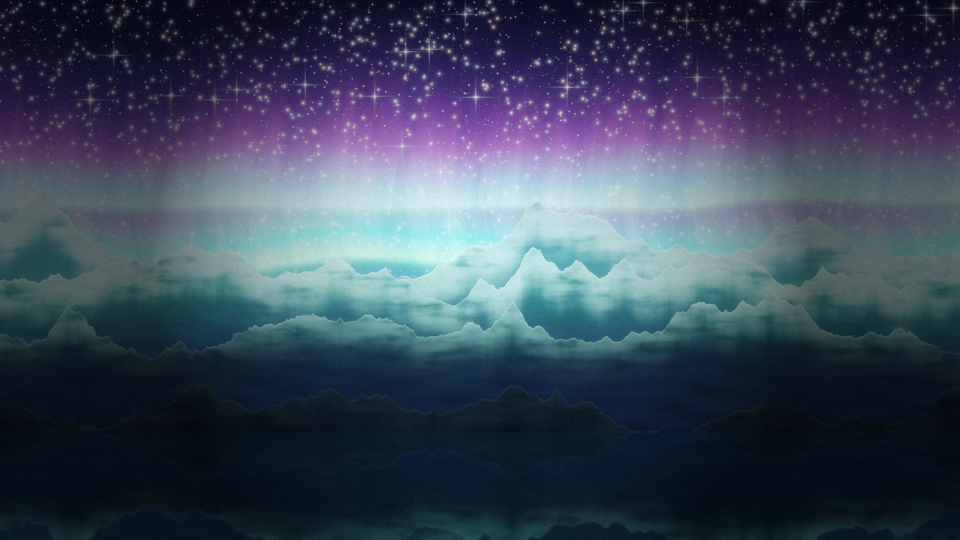
#> input picture branding/wallpapers/aurora.jpg, 1920 x 1080 px (shown at 1/2 size)
$ python -i lib.py   (imports and definitions only)
#> lines starting #> are read from the running program, lines starting #| are printed output that depends on the picture
"""AyazOS branding: shared numpy rendering helpers (run inside the VM)."""
import os, sys, math
import numpy as np
from PIL import Image
from scipy import ndimage as ndi

SCALE = float(os.environ.get("SCALE", "1.0"))
W = int(round(3840 * SCALE)); H = int(round(2160 * SCALE))
U = H / 2160.0                      # pixel unit (1.0 == 4K pixel)
OUT = os.environ.get("OUT", os.path.expanduser("~/brand/out"))
PREV = SCALE < 1.0

# [4 lines left out: function outpath, not called in this run]

# ---------------------------------------------------------------- noise
_GT = np.array([(1,0),(-1,0),(0,1),(0,-1),(.7071,.7071),(-.7071,.7071),(.7071,-.7071),(-.7071,-.7071)], np.float32)

# [42 lines left out: functions _hash, gnoise, fbm, grid, not called in this run]

def half():  # working-res size for smooth fields
    return max(W // 2, 8), max(H // 2, 8)

def resize(a, w, h, resample=Image.BICUBIC):
    if a.ndim == 2:
        return np.asarray(Image.fromarray(a.astype(np.float32), "F").resize((w, h), resample))
    return np.stack([resize(a[..., c], w, h, resample) for c in range(a.shape[2])], -1)

def up(a):  # half-res field -> full-res
    return resize(a, W, H)

def blur(a, sigma):
    if sigma < 0.3: return a
    a = a.astype(np.float32)
    f = int(sigma // 3)
    sig = (sigma, sigma, 0) if a.ndim == 3 else (sigma, sigma)
    if f < 2:
        return ndi.gaussian_filter(a, sig, mode="nearest")
    h, w = a.shape[:2]
    sm = resize(a, max(w // f, 2), max(h // f, 2), Image.BOX)
    sm = ndi.gaussian_filter(sm, (sigma / f, sigma / f, 0) if a.ndim == 3 else (sigma / f,) * 2, mode="nearest")
    return resize(sm, w, h, Image.BICUBIC)

def smoothstep(a, b, x):
    t = np.clip((x - a) / (b - a), 0, 1)
    return t * t * (3 - 2 * t)

def mix(a, b, t):
    return a + (b - a) * t

# [6 lines left out: function ramp, not called in this run]

def hexc(h):
    h = h.lstrip("#"); return tuple(int(h[i:i+2], 16) / 255 for i in (0, 2, 4))

# ---------------------------------------------------------------- stars
# [44 lines left out: functions splat, spikes, not called in this run]

def bloom(img, k=1.0, thresh=0.0):
    b = np.maximum(img - thresh, 0)
    r = (blur(b, 6 * U) * 0.30 + blur(b, 22 * U) * 0.30 + blur(b, 70 * U) * 0.30 + blur(b, 220 * U) * 0.25)
    return img + r * k

# [4 lines left out: function tonemap, not called in this run]

def srgb(x):
    x = np.clip(x, 0, 1)
    return np.where(x <= 0.0031308, 12.92 * x, 1.055 * np.power(x, 1 / 2.4) - 0.055)

# [52 lines left out: functions grain_dither, vignette, save_jpg, finish, bg_stars, not called in this run]

>>> import cv2
>>> picture = cv2.imread('../wallpapers/aurora.jpg', cv2.IMREAD_GRAYSCALE)
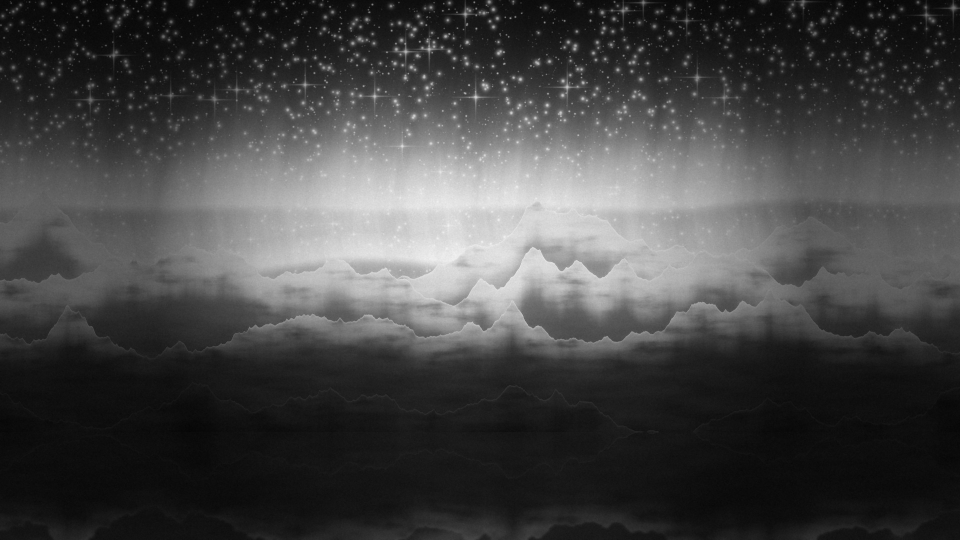
#> picture: shape (1080, 1920) (shown at 1/2 size); min 3, max 245, mean 68.6
>>> result = bloom(picture)
#> in resize, `return np.asarray(Image.fromarray(a.astype(np.float32), "F").resize((w..`:
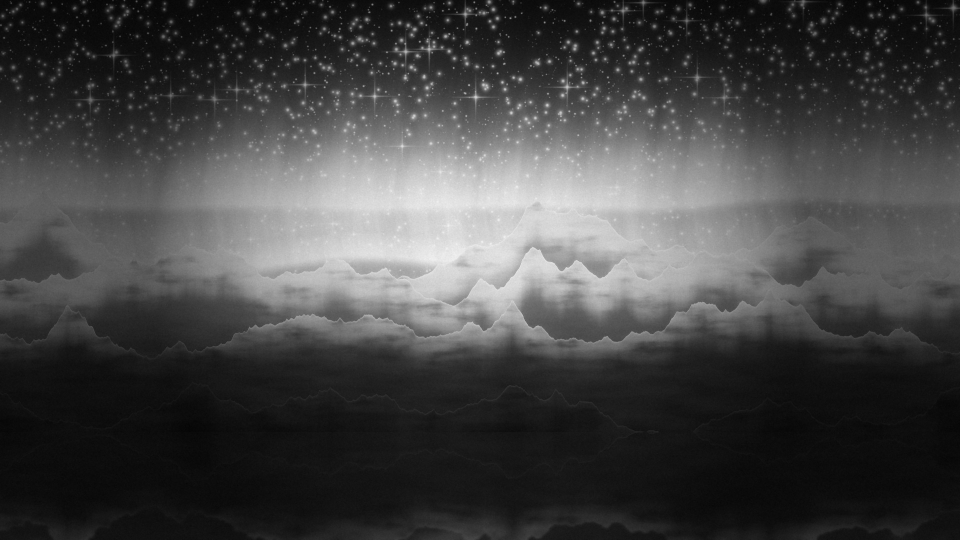
#> returned value: shape (540, 960) float32; min 5, max 241.2, mean 68.6
#> call 2 of blur, with sigma = 22
#> in blur (call 2), `sm = ndi.gaussian_filter(sm, (sigma / f, sigma / f, 0) if a.ndim == 3 ..`:
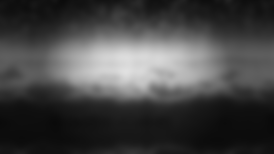
#> sm: shape (154, 274) float32; min 10.35, max 224.6, mean 68.6
#> in resize (call 8), `return np.asarray(Image.fromarray(a.astype(np.float32), "F").resize((w..`:
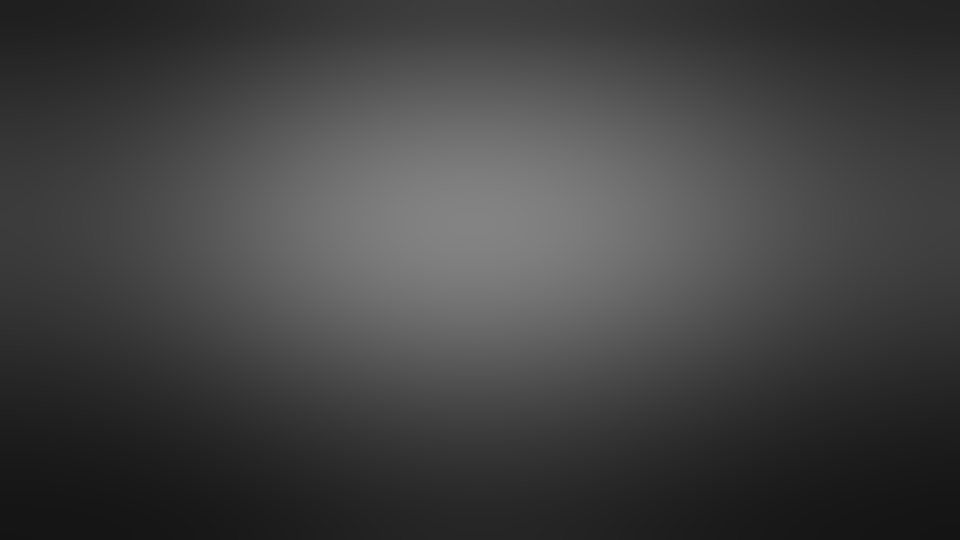
#> returned value: shape (1080, 1920) float32 (shown at 1/2 size); min 20.71, max 131.5, mean 66.1

$ run again, on branding/wallpapers/black-hole.jpg
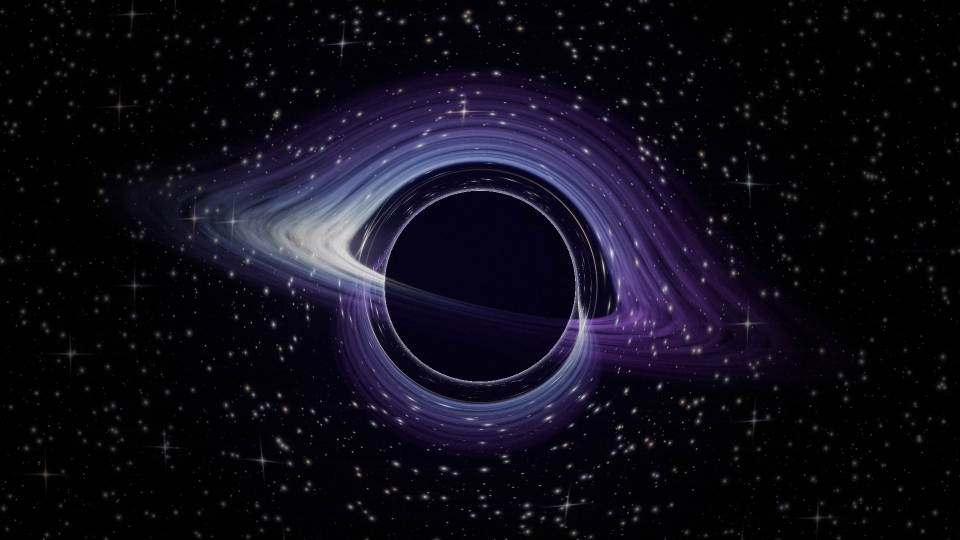
#> input picture branding/wallpapers/black-hole.jpg, 1920 x 1080 px (shown at 1/2 size)
#> sm: shape (154, 274) float32
#> sm: shape (46, 83) float32
#> in resize (call 8), `return np.asarray(Image.fromarray(a.astype(np.float32), "F").resize((w..`:
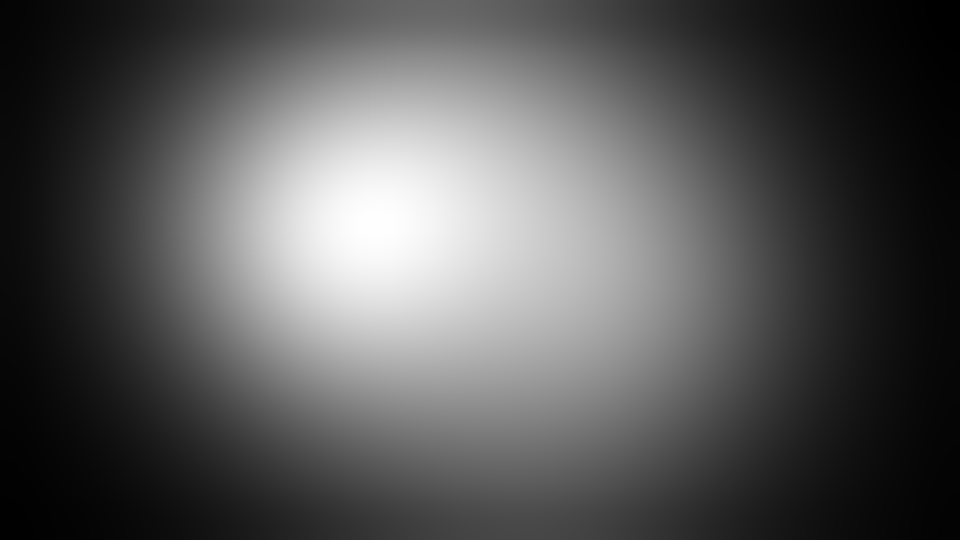
#> returned value: shape (1080, 1920) float32 (shown at 1/2 size); min 2.33, max 37.1, mean 14.3; drawn with min black and max white
#> in bloom, `return img + r * k`:
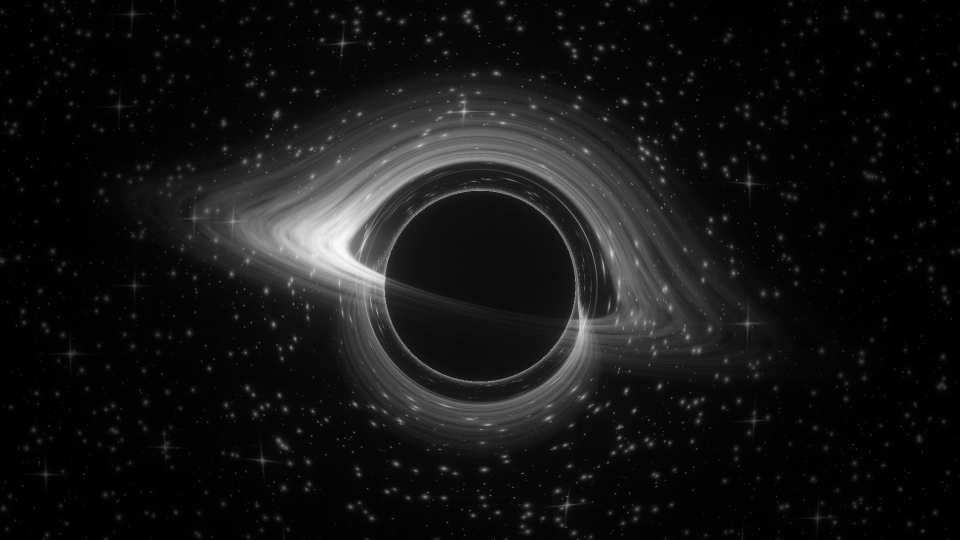
#> returned value: shape (1080, 1920) float32 (shown at 1/2 size); min 1.38, max 371.7, mean 32.1; drawn with min black and max white

$ run again, on branding/wallpapers/comet-galaxies.jpg
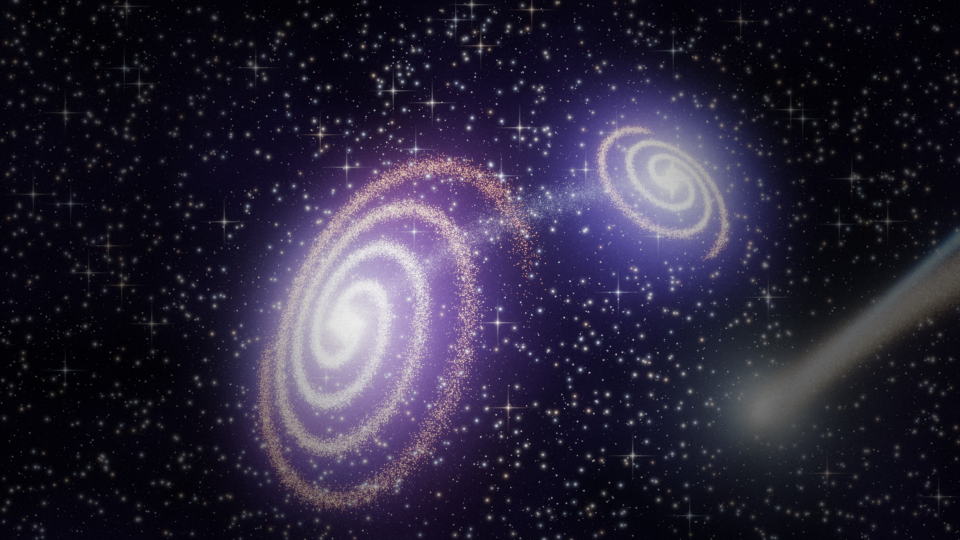
#> input picture branding/wallpapers/comet-galaxies.jpg, 1920 x 1080 px (shown at 1/2 size)
#> sm: shape (154, 274) float32
#> sm: shape (46, 83) float32
#> in resize (call 8), `return np.asarray(Image.fromarray(a.astype(np.float32), "F").resize((w..`:
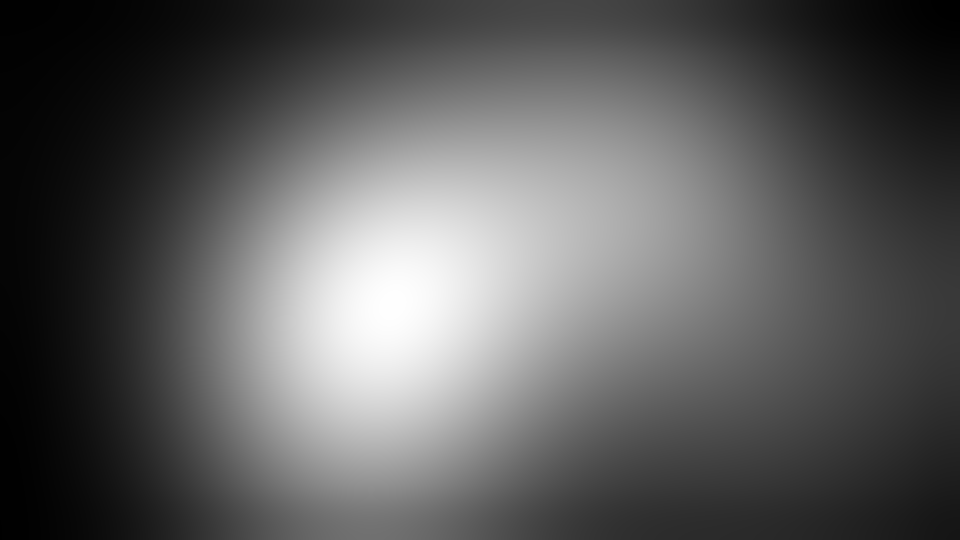
#> returned value: shape (1080, 1920) float32 (shown at 1/2 size); min 8.86, max 94.66, mean 40; drawn with min black and max white
#> in bloom, `return img + r * k`:
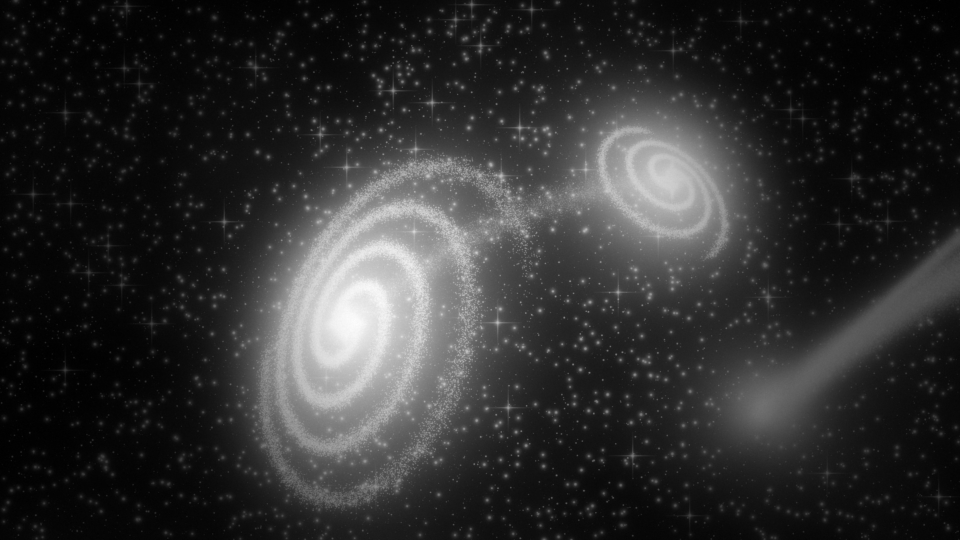
#> returned value: shape (1080, 1920) float32 (shown at 1/2 size); min 5.11, max 457.2, mean 90.3; drawn with min black and max white

$ run again, on branding/wallpapers/crystal.jpg
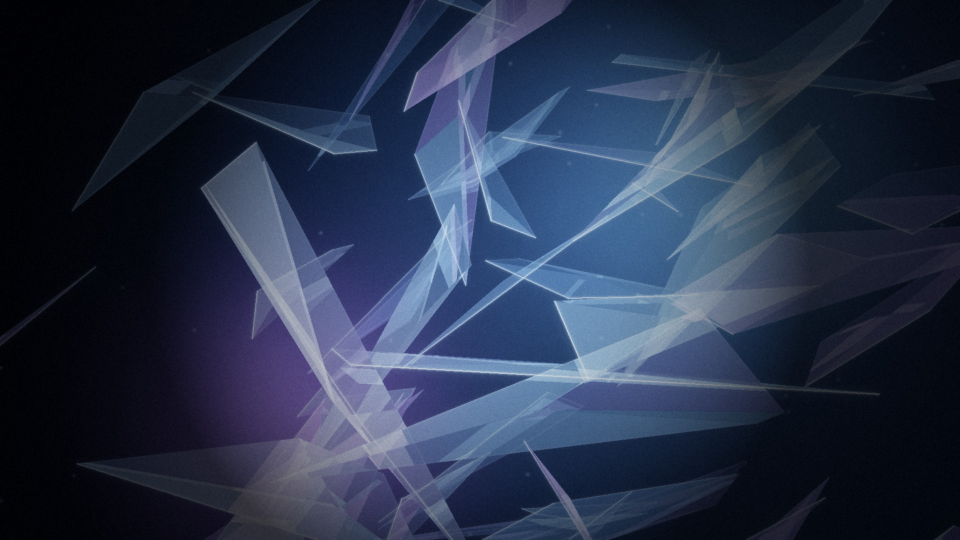
#> input picture branding/wallpapers/crystal.jpg, 1920 x 1080 px (shown at 1/2 size)
#> in blur (call 2), `sm = ndi.gaussian_filter(sm, (sigma / f, sigma / f, 0) if a.ndim == 3 ..`:
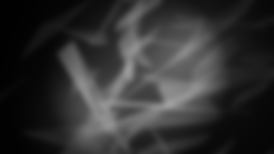
#> sm: shape (154, 274) float32; min 1.32, max 159.9, mean 49.2
#> sm: shape (46, 83) float32
#> in bloom, `return img + r * k`:
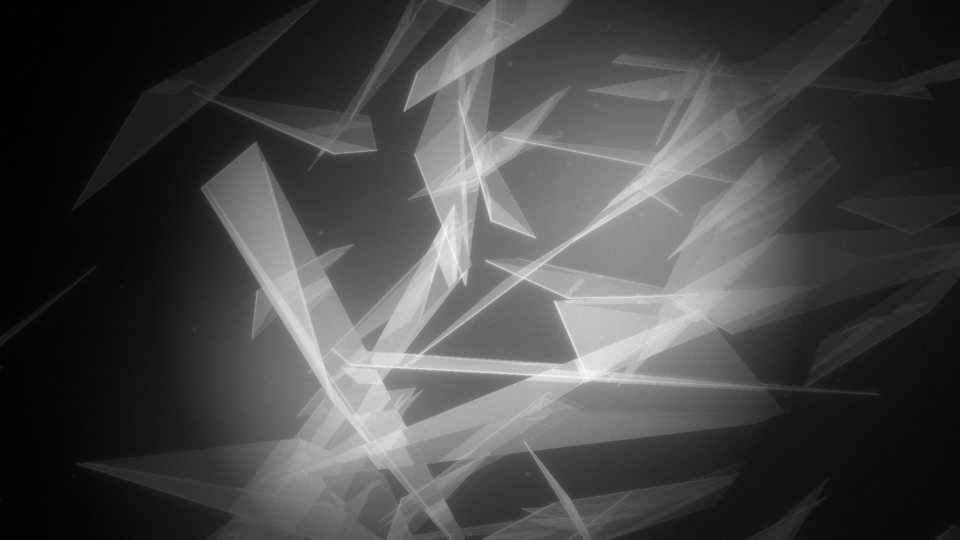
#> returned value: shape (1080, 1920) float32 (shown at 1/2 size); min 2.09, max 369, mean 105.2; drawn with min black and max white
